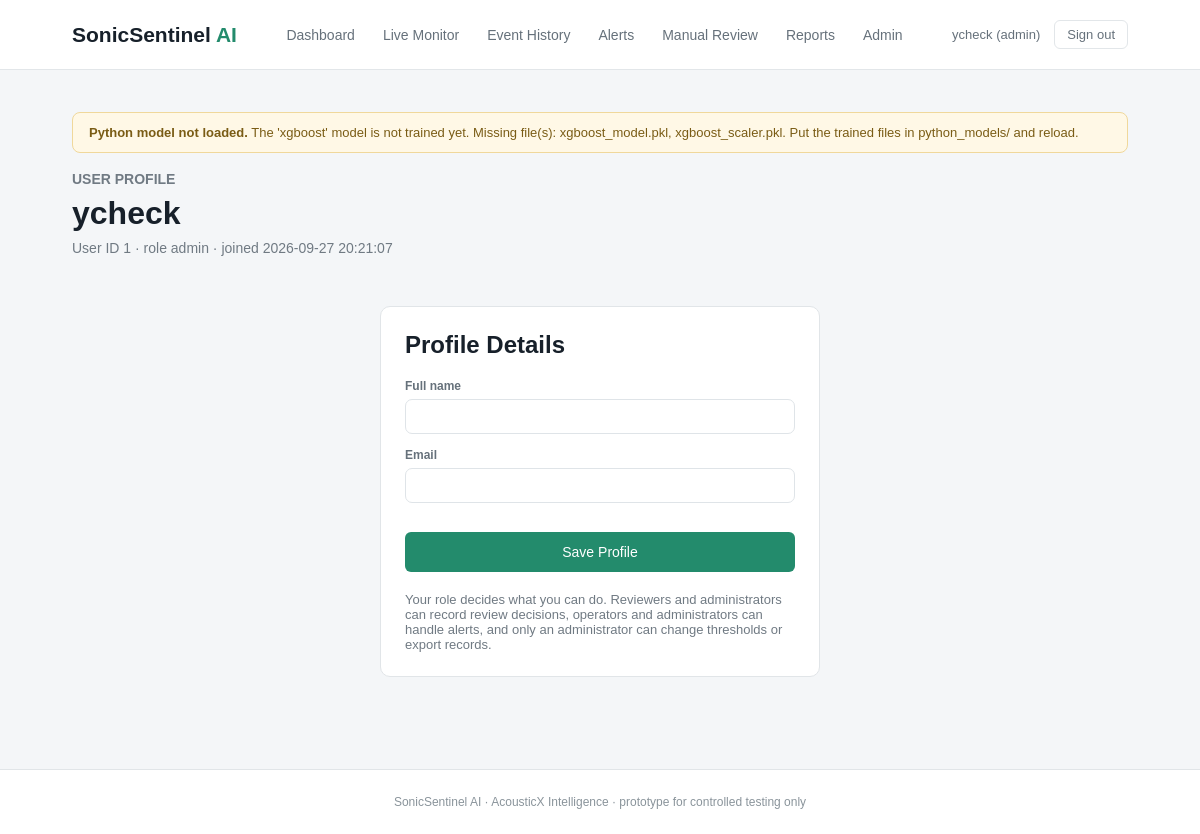
Screenshot of /profile (signed in) with the database file from the repository.
### tables this page shows
CREATE TABLE users (
        user_id INTEGER PRIMARY KEY,
        username TEXT NOT NULL UNIQUE,
        password_hash TEXT NOT NULL,
        role TEXT NOT NULL
            CHECK (role IN ('user', 'reviewer', 'operator', 'maintenance', 'admin')),
        full_name TEXT,
        email TEXT,
        created_at TEXT NOT NULL DEFAULT CURRENT_TIMESTAMP
    );

### app.py (the view, shortened to what this page needs)
@app.route("/profile", methods=["GET", "POST"])
def profile():
    user = current_user()
    if user is None:
        return redirect(url_for("login"))
    message = None
    context = page_context()
    context["user"] = user
    return render_template("profile.html", message=message, **context)

### app.py (called while the page is built)
def current_user():
    user_id = session.get("user_id")
    if not user_id:
        return None
    return database.get_user(user_id)

def gtm_ready():
    model_file = os.path.join("gtm_model", "model.json")
    return bool(GTM_MODEL_URL) or os.path.exists(model_file)

def gtm_info():
    source = GTM_MODEL_URL or "/gtm_model/"
    return {
        "ready": gtm_ready(),
        "source": source,
        "version": GTM_MODEL_VERSION,
        "message": (
            "The Teachable Machine model is loaded in the browser."
            if gtm_ready()
            else "No GTM model found. Export your Teachable Machine audio project as "
            "TensorFlow.js into gtm_model/, or set the GTM_MODEL_URL environment variable."
        ),
    }

def page_context():
    user = current_user()
    return {
        "user": user,
        "classes": CLASSES,
        "class_names": {name: display_name(name) for name in CLASSES},
        "severities": ["Informational", "Low", "Medium", "High", "Critical"],
        "qualities": ["Good", "Acceptable", "Poor", "Unusable"],
        "statuses": EVENT_STATUSES,
        "model_status": python_model.model_status(),
        "gtm": gtm_info(),
    }

### config/config.py (called while the page is built)
def display_name(class_id):
    return CLASS_NAMES.get(class_id, class_id)

def active_model_config():
    return PYTHON_MODELS[ACTIVE_PYTHON_MODEL]

### database/database.py (called while the page is built)
def get_connection():
    connection = sqlite3.connect(DB_PATH)
    connection.row_factory = sqlite3.Row
    connection.execute("PRAGMA foreign_keys = ON")
    return connection

def get_user(user_id):
    connection = get_connection()
    row = connection.execute(
        "SELECT * FROM users WHERE user_id = ?", (user_id,)
    ).fetchone()
    connection.close()
    return row

### src/python_model.py (called while the page is built)
def model_paths():
    settings = active_model_config()
    scaler_file = settings.get("scaler_file")
    return {
        "model": PYTHON_MODEL_DIR / settings["model_file"],
        "scaler": PYTHON_MODEL_DIR / scaler_file if scaler_file else None,
        "encoder": PYTHON_MODEL_DIR / LABEL_ENCODER_FILE,
        "version": settings["version"],
    }

### templates/profile.html
{% extends "base.html" %}
{% set active_page = 'profile' %}
{% block content %}
<section class="page-heading">
    <div>
        <p class="small-title">USER PROFILE</p>
        <h1>{{ user['username'] }}</h1>
        <p>User ID {{ user['user_id'] }} · role {{ user['role'] }} · joined {{ user['created_at'] }}</p>
    </div>
</section>
<section class="auth-card card">
    <h2>Profile Details</h2>
    <form method="POST">
        <label>Full name
            <input type="text" name="full_name" value="{{ user['full_name'] or '' }}">
        </label>
        <label>Email
            <input type="email" name="email" value="{{ user['email'] or '' }}">
        </label>
        <button type="submit" class="main-button">Save Profile</button>
    </form>
    <p class="muted">
        Your role decides what you can do. Reviewers and administrators can record review
        decisions, operators and administrators can handle alerts, and only an administrator
        can change thresholds or export records.
    </p>
</section>
{% endblock %}

### templates/base.html (shortened to what this page needs)
<!DOCTYPE html>
<html lang="en">
<head>
    <link rel="stylesheet" href="{{ url_for('static', filename='style.css') }}">
</head>
<body>
<header class="navbar">
    <div class="logo">
        SonicSentinel <span>AI</span>
    </div>
    {% if user %}
    <nav>
        <a href="{{ url_for('dashboard') }}" class="{% if active_page == 'dashboard' %}active{% endif %}">Dashboard</a>
        <a href="{{ url_for('live') }}" class="{% if active_page == 'live' %}active{% endif %}">Live Monitor</a>
        <a href="{{ url_for('event_history') }}" class="{% if active_page == 'history' %}active{% endif %}">Event History</a>
        <a href="{{ url_for('alerts') }}" class="{% if active_page == 'alerts' %}active{% endif %}">Alerts</a>
        <a href="{{ url_for('manual_review') }}" class="{% if active_page == 'review' %}active{% endif %}">Manual Review</a>
        <a href="{{ url_for('reports') }}" class="{% if active_page == 'reports' %}active{% endif %}">Reports</a>
        {% if user['role'] == 'admin' %}
        <a href="{{ url_for('admin') }}" class="{% if active_page == 'admin' %}active{% endif %}">Admin</a>
        {% endif %}
    </nav>
    <div class="user-box">
        <a href="{{ url_for('profile') }}">{{ user['username'] }} ({{ user['role'] }})</a>
        <a href="{{ url_for('logout') }}" class="logout-link">Sign out</a>
    </div>
    {% endif %}
</header>
<main class="container">
    {% if model_status and not model_status.available %}
    <div class="notice-box">
        <strong>Python model not loaded.</strong> {{ model_status.message }}
    </div>
    {% endif %}
    {% block content %}{% endblock %}
</main>
<footer>
    <p>SonicSentinel AI · AcousticX Intelligence · prototype for controlled testing only</p>
</footer>
</body>
</html>

### static/style.css (style rules this page uses)
* { margin: 0; padding: 0; box-sizing: border-box; }
body { font-family: Arial, sans-serif; background: #f4f6f8; color: #17202a; }
.navbar { height: 70px; background: #ffffff; border-bottom: 1px solid #e2e6e9; display: flex; align-items: center; justify-content: space-between; padding: 0 6%; }
.logo { font-size: 21px; font-weight: 700; }
.logo span { color: #238b6c; }
nav { display: flex; gap: 28px; }
nav a { text-decoration: none; color: #66717b; font-size: 14px; }
.container { width: 88%; max-width: 1250px; margin: 0 auto; padding: 42px 0; }
.page-heading { display: flex; justify-content: space-between; align-items: center; margin-bottom: 30px; }
.small-title { color: #238b6c; font-size: 12px; font-weight: 700; margin-bottom: 8px; }
.page-heading h1 { font-size: 32px; margin-bottom: 8px; }
.page-heading p { color: #707a83; font-size: 14px; }
.card { background: #ffffff; border: 1px solid #e1e5e8; border-radius: 10px; padding: 24px; }
.main-button { width: 100%; border: none; background: #238b6c; color: white; padding: 12px; border-radius: 6px; margin-top: 15px; font-size: 14px; cursor: pointer; }
footer { text-align: center; padding: 25px; color: #8a949b; font-size: 12px; border-top: 1px solid #e1e5e8; background: #ffffff; }
.user-box { display: flex; gap: 14px; align-items: center; font-size: 13px; }
.user-box a { color: #66717b; text-decoration: none; }
.logout-link { border: 1px solid #e2e6e9; padding: 6px 12px; border-radius: 6px; }
.notice-box { background: #fff8e6; border: 1px solid #f0d89b; color: #7a5c15; padding: 12px 16px; border-radius: 8px; font-size: 13px; margin-bottom: 18px; }
.muted { color: #707a83; font-size: 13px; }
.filter-form label, .review-form label, .auth-card label { display: block; font-size: 12px; color: #66717b; font-weight: 600; }
.filter-form input, .filter-form select, .review-form input, .review-form select, .auth-card input, .auth-card select { width: 100%; margin-top: 6px; padding: 9px 11px; border: 1px solid #dfe4e8; border-radius: 7px; font-size: 13px; font-family: inherit; background: #ffffff; color: #17202a; }
.auth-card { max-width: 440px; margin: 50px auto; }
.auth-card h1, .auth-card h2 { margin-bottom: 8px; }
.auth-card form { display: grid; gap: 14px; margin: 20px 0; }

### rows the page displays
users: username "ycheck", role "admin", user_id "1", created_at "2026-09-27 20:21:07"

### other values shown
{{ model_status.message }} "The 'xgboost' model is not trained yet. Missing file(s): xgboost_model.pkl, xgboost_scaler.pkl. Put the trained files in python_models/ and reload."
